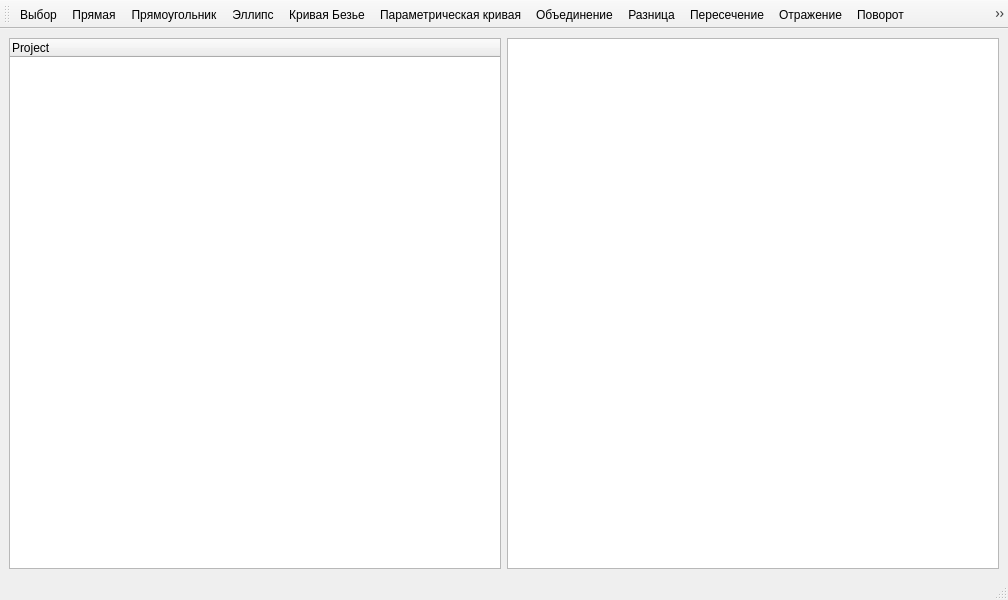
<?xml version="1.0" encoding="UTF-8"?>
<ui version="4.0">
 <class>MainWindow</class>
 <widget class="QMainWindow" name="MainWindow">
  <property name="geometry">
   <rect>
    <x>0</x>
    <y>0</y>
    <width>1008</width>
    <height>600</height>
   </rect>
  </property>
  <property name="windowTitle">
   <string>MainWindow</string>
  </property>
  <widget class="QWidget" name="centralwidget">
   <layout class="QHBoxLayout" name="horizontalLayout">
    <item>
     <widget class="QTreeWidget" name="projectTree">
      <column>
       <property name="text">
        <string>Project</string>
       </property>
      </column>
     </widget>
    </item>
    <item>
     <layout class="QVBoxLayout" name="verticalLayout">
      <item>
       <widget class="GraphicsView" name="graphicsView"/>
      </item>
      <item>
       <layout class="QHBoxLayout" name="propertiesLayout"/>
      </item>
     </layout>
    </item>
   </layout>
  </widget>
  <widget class="QMenuBar" name="menubar">
   <property name="geometry">
    <rect>
     <x>0</x>
     <y>0</y>
     <width>1008</width>
     <height>22</height>
    </rect>
   </property>
  </widget>
  <widget class="QStatusBar" name="statusbar"/>
  <widget class="QToolBar" name="mainToolBar">
   <property name="windowTitle">
    <string>Tools</string>
   </property>
   <attribute name="toolBarArea">
    <enum>TopToolBarArea</enum>
   </attribute>
   <attribute name="toolBarBreak">
    <bool>false</bool>
   </attribute>
   <addaction name="actionSelect"/>
   <addaction name="actionDrawLineByParams"/>
   <addaction name="actionDrawRectByParams"/>
   <addaction name="actionDrawCircleByParams"/>
   <addaction name="actionDrawCurveByParams"/>
   <addaction name="actionDrawParametric"/>
   <addaction name="actionUnion"/>
   <addaction name="actionDifference"/>
   <addaction name="actionIntersection"/>
   <addaction name="actionMirror"/>
   <addaction name="actionRotate"/>
   <addaction name="actionBuildMesh"/>
  </widget>
  <action name="actionSelect">
   <property name="text">
    <string>Выбор</string>
   </property>
  </action>
  <action name="actionDrawLineByParams">
   <property name="text">
    <string>Прямая</string>
   </property>
  </action>
  <action name="actionDrawRectByParams">
   <property name="text">
    <string>Прямоугольник</string>
   </property>
  </action>
  <action name="actionDrawCircleByParams">
   <property name="text">
    <string>Эллипс</string>
   </property>
  </action>
  <action name="actionDrawCurveByParams">
   <property name="text">
    <string>Кривая Безье</string>
   </property>
  </action>
  <action name="actionDrawParametric">
   <property name="text">
    <string>Параметрическая кривая</string>
   </property>
  </action>
  <action name="actionUnion">
   <property name="text">
    <string>Объединение</string>
   </property>
  </action>
  <action name="actionDifference">
   <property name="text">
    <string>Разница</string>
   </property>
  </action>
  <action name="actionIntersection">
   <property name="text">
    <string>Пересечение</string>
   </property>
  </action>
  <action name="actionMirror">
   <property name="text">
    <string>Отражение</string>
   </property>
  </action>
  <action name="actionRotate">
   <property name="text">
    <string>Поворот</string>
   </property>
  </action>
  <action name="actionBuildMesh">
   <property name="text">
    <string>Построить сетку</string>
   </property>
  </action>
 </widget>
 <customwidgets>
  <customwidget>
   <class>GraphicsView</class>
   <extends>QGraphicsView</extends>
   <header>src.graphics_view</header>
  </customwidget>
 </customwidgets>
 <resources/>
 <connections/>
</ui>
